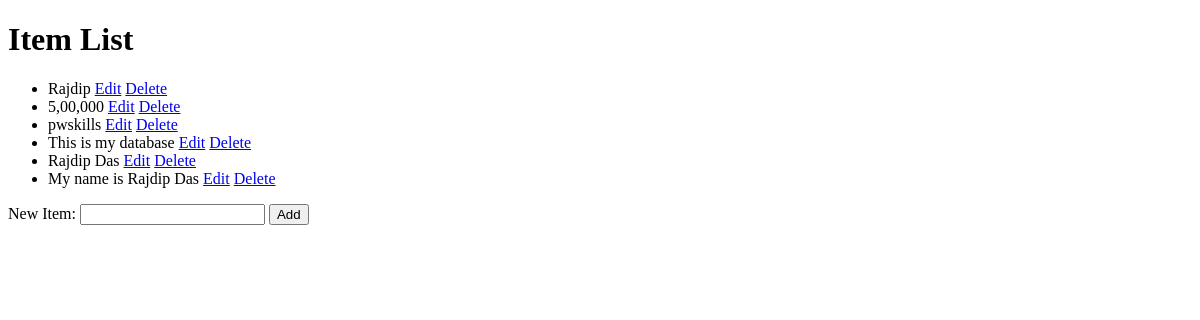
Before: / with the older database file.
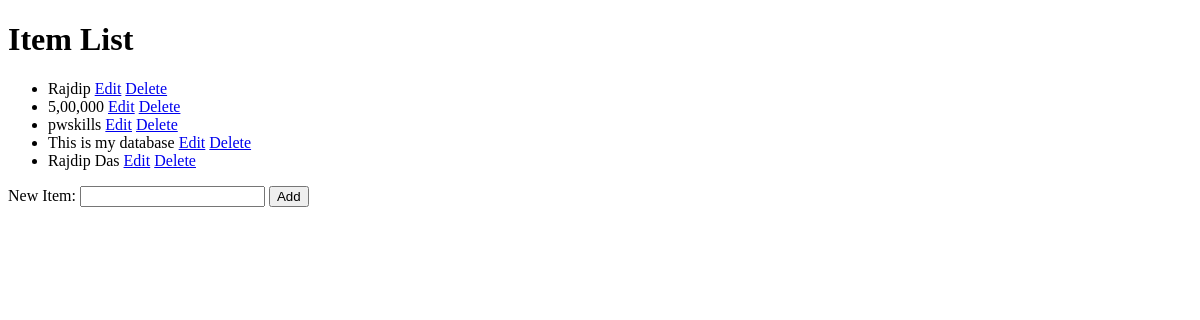
After: the same page with the newer database file.
### tables this page shows
CREATE TABLE items (
    id  INTEGER PRIMARY KEY AUTOINCREMENT,
    name TEXT NOT NULL
);

### app.py (the view)
@app.route('/')
def show_items():
    db = get_db()
    cursor = db.execute('SELECT id, name FROM items ORDER BY id DESC')
    items = cursor.fetchall()
    return render_template('show_items.html', items=items)

### app.py (called while the page is built)
def get_db():
    db = getattr(g, '_database', None)
    if db is None:
        db = g._database = sqlite3.connect(DATABASE)
        db.row_factory = sqlite3.Row
    return db

@app.teardown_appcontext
def close_connection(exception):
    db = getattr(g, '_database', None)
    if db is not None:
        db.close()

### templates/show_items.html (shortened to what this page needs)
<!DOCTYPE html>
<html lang="en">
    <head>
    </head>
    <body>
        <h1>Item List</h1>
        <ul>
            {% for item in items %}
                <li>{{ item['name'] }}
                    <a href="{{ url_for('edit_item', item_id=item['id']) }}">Edit</a>
                    <a href="{{ url_for('delete_item', item_id=item['id']) }}">Delete</a>
                </li>
            {% endfor %}
        </ul>
        <form action="/add" method="post">
            <label for="name">New Item:</label>
            <input type="text" id="name" name="name" required>
            <button type="submit">Add</button>
        </form>
    </body>
</html>

Changed rows visible on the page:
removed items: name "My name is Rajdip Das"
